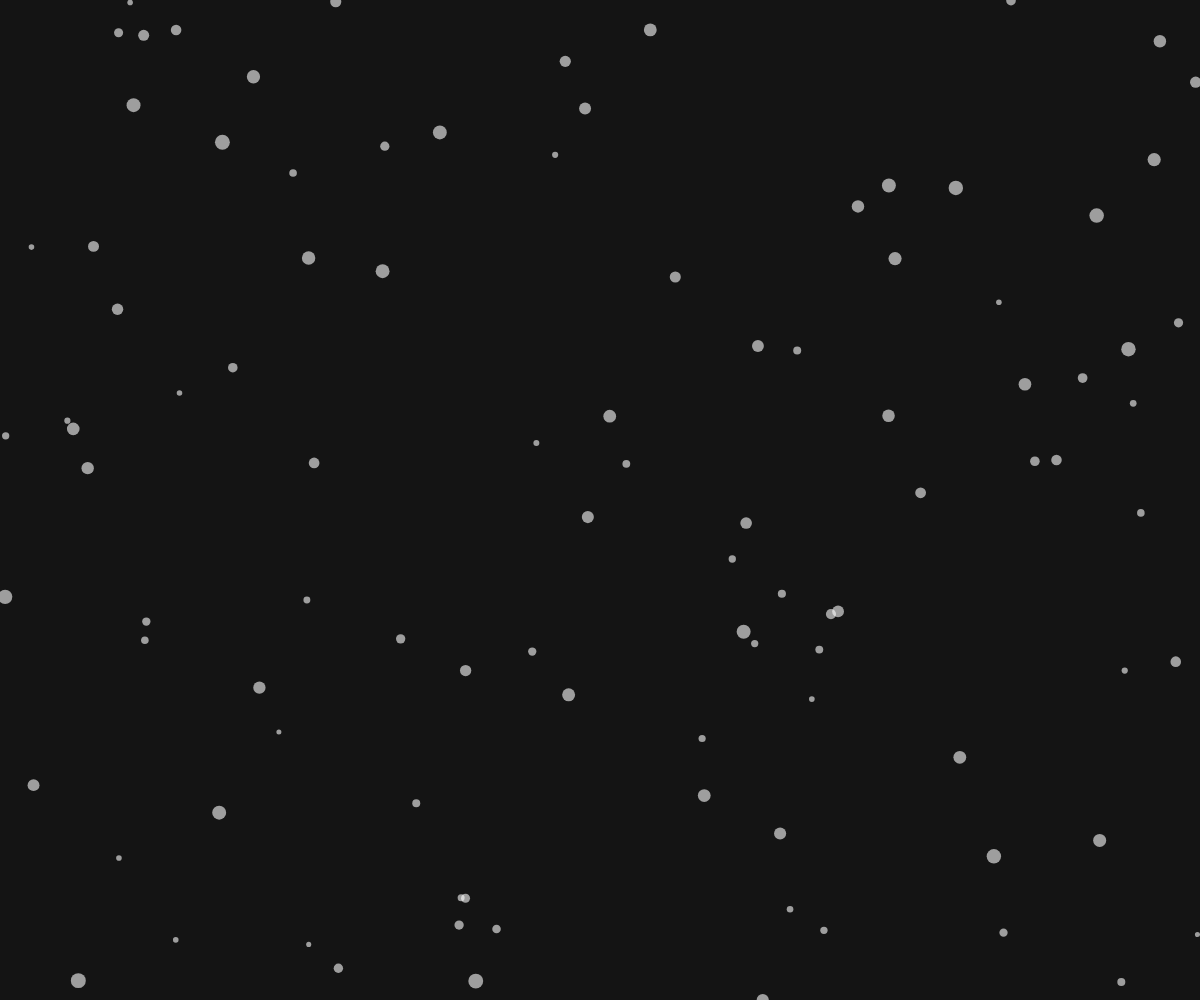
Frame 1 (no input)
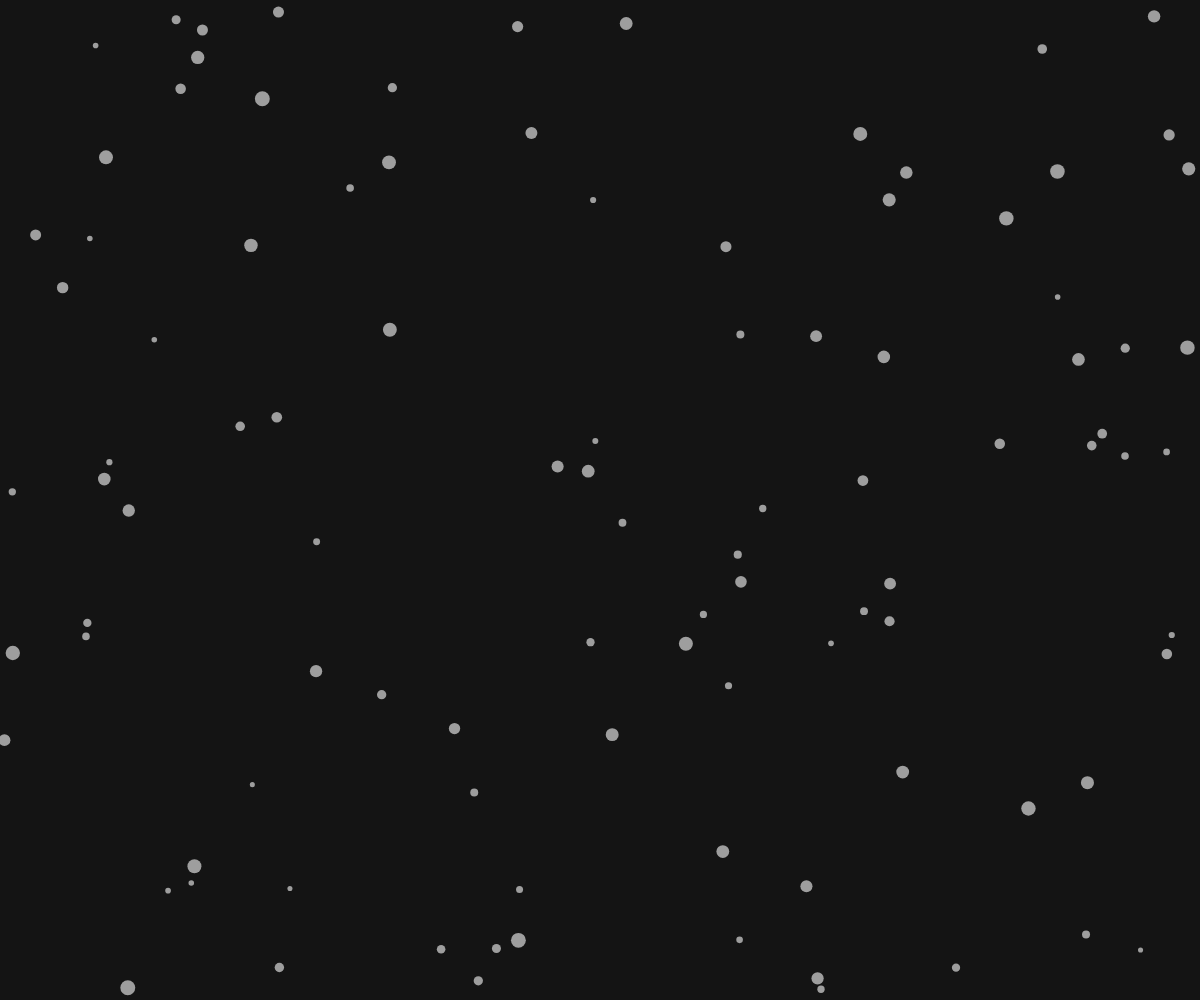
Frame 60 (no input)
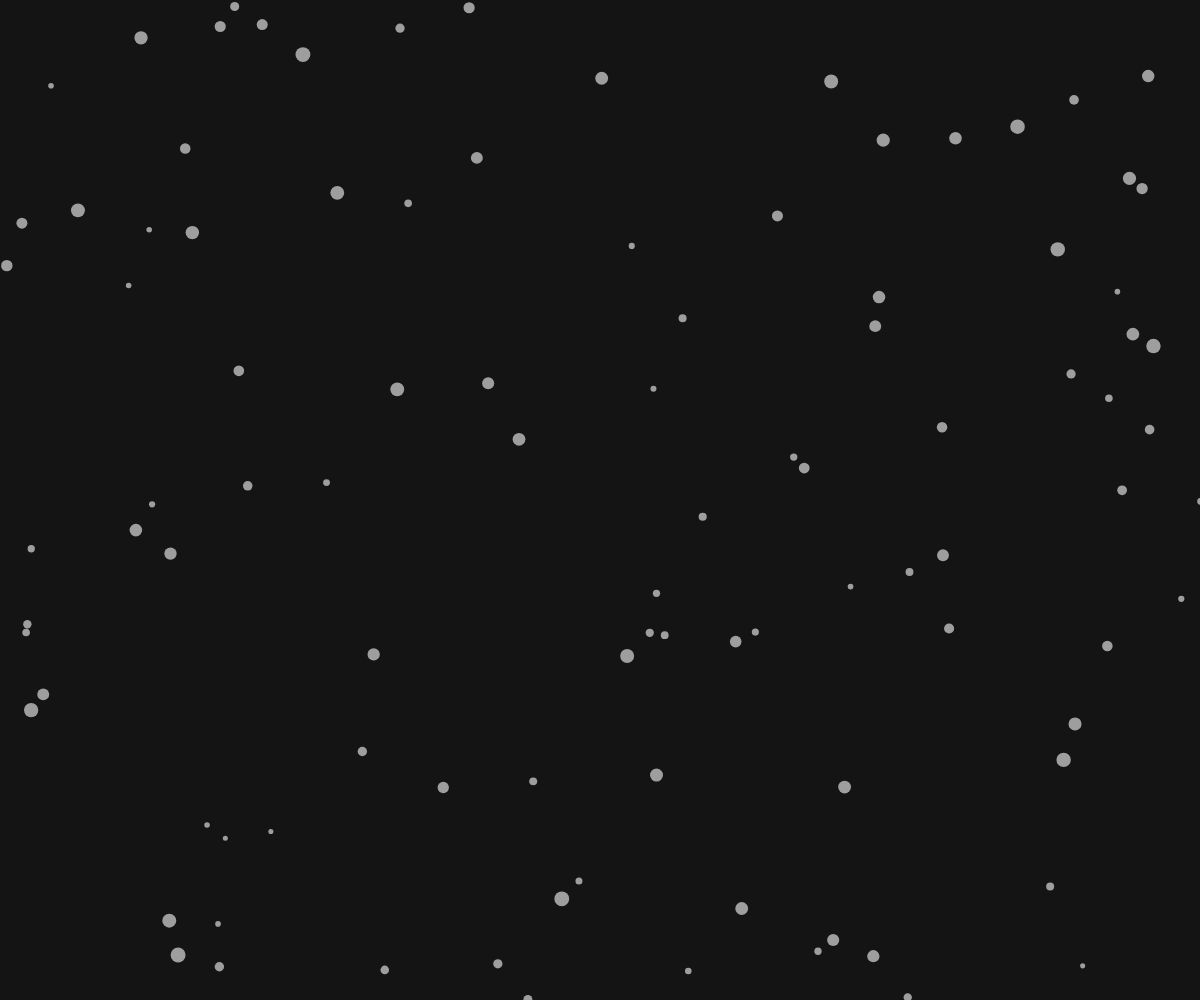
Frame 120 (the mouse pressed at the canvas centre since frame 60)

The p5.js sketch that drew these frames (run headless with seeded random() and noise() and a simulated clock; from frame 60 on, the mouse is pressed at the canvas centre):

// p5.js sketch
// ── sketch.js
let particles = [];

function setup() {
  createCanvas(windowWidth, windowHeight);
  for (let i = 0; i < 100; i++) {
    particles.push(new Particle());
  }
}

function draw() {
  background(20);
  particles.forEach(particle => {
    particle.update();
    particle.display();
  });
}

class Particle {
  constructor() {
    this.pos = createVector(random(width), random(height));
    this.vel = p5.Vector.random2D();
    this.size = random(5, 15);
  }
  
  update() {
    this.pos.add(this.vel);
    let mouse = createVector(mouseX, mouseY);
    let d = dist(mouseX, mouseY, this.pos.x, this.pos.y);
    if (d < 100) {
      let flee = p5.Vector.sub(this.pos, mouse);
      flee.setMag(10);
      this.pos.add(flee);
    }
    
    this.edges();
  }
  
  display() {
    noStroke();
    fill(255, 150);
    circle(this.pos.x, this.pos.y, this.size);
  }
  
  edges() {
    if (this.pos.x < 0 || this.pos.x > width) this.vel.x *= -1;
    if (this.pos.y < 0 || this.pos.y > height) this.vel.y *= -1;
  }
}
